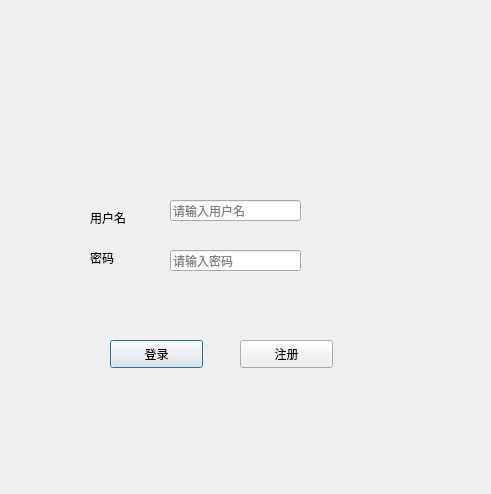
<?xml version="1.0" encoding="UTF-8"?>
<ui version="4.0">
 <class>LoginDlg</class>
 <widget class="QDialog" name="LoginDlg">
  <property name="geometry">
   <rect>
    <x>0</x>
    <y>0</y>
    <width>491</width>
    <height>494</height>
   </rect>
  </property>
  <property name="windowTitle">
   <string>Dialog</string>
  </property>
  <widget class="QWidget" name="widget" native="true">
   <property name="geometry">
    <rect>
     <x>40</x>
     <y>180</y>
     <width>331</width>
     <height>131</height>
    </rect>
   </property>
   <widget class="QLabel" name="label">
    <property name="geometry">
     <rect>
      <x>50</x>
      <y>30</y>
      <width>72</width>
      <height>15</height>
     </rect>
    </property>
    <property name="text">
     <string>用户名</string>
    </property>
   </widget>
   <widget class="QLabel" name="label_2">
    <property name="geometry">
     <rect>
      <x>50</x>
      <y>70</y>
      <width>72</width>
      <height>15</height>
     </rect>
    </property>
    <property name="text">
     <string>密码</string>
    </property>
   </widget>
   <widget class="QLineEdit" name="usrLineEdit">
    <property name="geometry">
     <rect>
      <x>130</x>
      <y>20</y>
      <width>131</width>
      <height>21</height>
     </rect>
    </property>
    <property name="placeholderText">
     <string>请输入用户名</string>
    </property>
   </widget>
   <widget class="QLineEdit" name="pwdLineEdit">
    <property name="geometry">
     <rect>
      <x>130</x>
      <y>70</y>
      <width>131</width>
      <height>21</height>
     </rect>
    </property>
    <property name="echoMode">
     <enum>QLineEdit::Password</enum>
    </property>
    <property name="placeholderText">
     <string>请输入密码</string>
    </property>
   </widget>
  </widget>
  <widget class="QWidget" name="widget_2" native="true">
   <property name="geometry">
    <rect>
     <x>110</x>
     <y>330</y>
     <width>261</width>
     <height>80</height>
    </rect>
   </property>
   <widget class="QPushButton" name="loginBtn">
    <property name="geometry">
     <rect>
      <x>0</x>
      <y>10</y>
      <width>93</width>
      <height>28</height>
     </rect>
    </property>
    <property name="text">
     <string>登录</string>
    </property>
   </widget>
   <widget class="QPushButton" name="registBtn">
    <property name="geometry">
     <rect>
      <x>130</x>
      <y>10</y>
      <width>93</width>
      <height>28</height>
     </rect>
    </property>
    <property name="text">
     <string>注册</string>
    </property>
   </widget>
  </widget>
  <widget class="QWidget" name="widget_3" native="true">
   <property name="geometry">
    <rect>
     <x>140</x>
     <y>30</y>
     <width>221</width>
     <height>141</height>
    </rect>
   </property>
   <widget class="QLabel" name="label_3">
    <property name="geometry">
     <rect>
      <x>30</x>
      <y>40</y>
      <width>181</width>
      <height>81</height>
     </rect>
    </property>
    <property name="text">
     <string/>
    </property>
    <property name="pixmap">
     <pixmap resource="../brightmail.qrc">:/sources/beautify/img/logindlg/11.png</pixmap>
    </property>
    <property name="scaledContents">
     <bool>true</bool>
    </property>
   </widget>
  </widget>
 </widget>
 <resources>
  <include location="../brightmail.qrc"/>
 </resources>
 <connections>
  <connection>
   <sender>loginBtn</sender>
   <signal>clicked()</signal>
   <receiver>LoginDlg</receiver>
   <slot>accept()</slot>
   <hints>
    <hint type="sourcelabel">
     <x>187</x>
     <y>144</y>
    </hint>
    <hint type="destinationlabel">
     <x>255</x>
     <y>70</y>
    </hint>
   </hints>
  </connection>
  <connection>
   <sender>registBtn</sender>
   <signal>clicked()</signal>
   <receiver>LoginDlg</receiver>
   <slot>close()</slot>
   <hints>
    <hint type="sourcelabel">
     <x>306</x>
     <y>433</y>
    </hint>
    <hint type="destinationlabel">
     <x>245</x>
     <y>246</y>
    </hint>
   </hints>
  </connection>
 </connections>
</ui>
